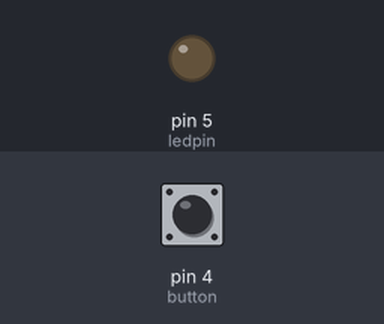
Recording of a sketch running on a simulated Arduino Uno, built with avr-gcc and run on an emulated ATmega328P. Shown: output pins drawn as LEDs (lit = HIGH). The inputs (shaded band) are chosen by the test bench; at power-on: pin 4 (button) LOW.

Above: at 1.2 s.
1.3 s: pin 4 (button) pulled HIGH for 0.25 s
At 1.5 s:
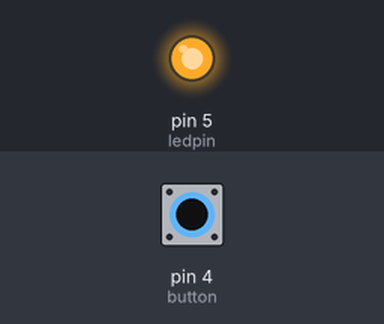
3.1 s: pin 4 (button) pulled HIGH for 3.2 s
At 6.7 s:
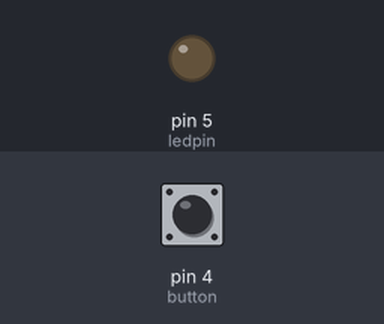
Timing chart, 0 to 8.2 s (numbered marks = the images above; inputs shaded):
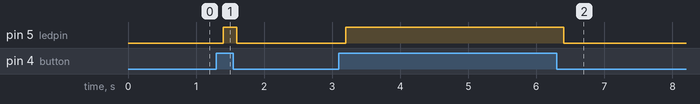

The sketch:

On-BUTTON-Press-LED-Turns-ON.ino
```cpp
int ledpin = 5; // D1(gpio5)
int button = 4; //D2(gpio4)
int buttonState=0;
void setup() {
 pinMode(ledpin, OUTPUT);
 pinMode(button, INPUT);
}
void loop() {
 buttonState=digitalRead(button); // put your main code here, to run repeatedly:
 if (buttonState == 1)
 {
 digitalWrite(ledpin, HIGH);
 delay(200);
 }
 if (buttonState==0)
 {
 digitalWrite(ledpin, LOW);
 delay(200);
 }
}
```

Measured:
- after the input at 1.3 s, pin 5 (ledpin): LOW → HIGH after 0.10 s, → LOW 0.20 s later
- after the input at 3.1 s, pin 5 (ledpin): LOW → HIGH after 0.10 s, → LOW 3.2 s later
